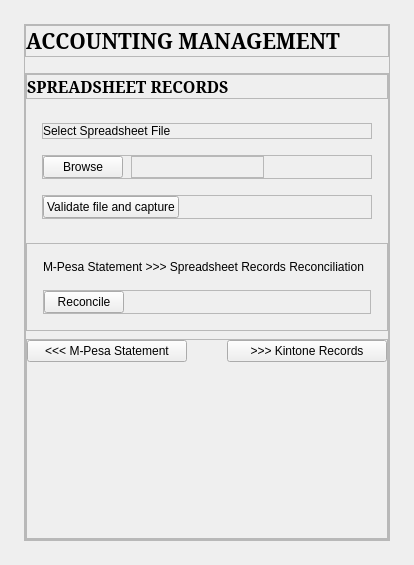
      <widget class="QWidget" name="spreadsheet_records_page">
       <layout class="QVBoxLayout" name="verticalLayout_13">
        <property name="spacing">
         <number>0</number>
        </property>
        <property name="leftMargin">
         <number>24</number>
        </property>
        <property name="topMargin">
         <number>24</number>
        </property>
        <property name="rightMargin">
         <number>24</number>
        </property>
        <property name="bottomMargin">
         <number>24</number>
        </property>
        <item>
         <widget class="QFrame" name="spreadsheet_page_body_frame">
          <property name="frameShape">
           <enum>QFrame::Shape::StyledPanel</enum>
          </property>
          <property name="frameShadow">
           <enum>QFrame::Shadow::Raised</enum>
          </property>
          <layout class="QVBoxLayout" name="verticalLayout_8">
           <property name="spacing">
            <number>16</number>
           </property>
           <property name="leftMargin">
            <number>0</number>
           </property>
           <property name="topMargin">
            <number>0</number>
           </property>
           <property name="rightMargin">
            <number>0</number>
           </property>
           <property name="bottomMargin">
            <number>0</number>
           </property>
           <item>
            <widget class="QFrame" name="frame_10">
             <property name="frameShape">
              <enum>QFrame::Shape::StyledPanel</enum>
             </property>
             <property name="frameShadow">
              <enum>QFrame::Shadow::Raised</enum>
             </property>
             <layout class="QVBoxLayout" name="verticalLayout_9">
              <property name="spacing">
               <number>0</number>
              </property>
              <property name="leftMargin">
               <number>0</number>
              </property>
              <property name="topMargin">
               <number>0</number>
              </property>
              <property name="rightMargin">
               <number>0</number>
              </property>
              <property name="bottomMargin">
               <number>0</number>
              </property>
              <item>
               <widget class="QLabel" name="app_title_2">
                <property name="sizePolicy">
                 <sizepolicy hsizetype="Preferred" vsizetype="Preferred">
                  <horstretch>0</horstretch>
                  <verstretch>0</verstretch>
                 </sizepolicy>
                </property>
                <property name="font">
                 <font>
                  <family>Garamond</family>
                  <pointsize>16</pointsize>
                  <bold>true</bold>
                 </font>
                </property>
                <property name="text">
                 <string>ACCOUNTING MANAGEMENT</string>
                </property>
               </widget>
              </item>
             </layout>
            </widget>
           </item>
           <item>
            <widget class="QFrame" name="frame_14">
             <property name="sizePolicy">
              <sizepolicy hsizetype="Preferred" vsizetype="Expanding">
               <horstretch>0</horstretch>
               <verstretch>0</verstretch>
              </sizepolicy>
             </property>
             <property name="frameShape">
              <enum>QFrame::Shape::StyledPanel</enum>
             </property>
             <property name="frameShadow">
              <enum>QFrame::Shadow::Raised</enum>
             </property>
             <layout class="QVBoxLayout" name="verticalLayout_10">
              <property name="spacing">
               <number>8</number>
              </property>
              <property name="leftMargin">
               <number>0</number>
              </property>
              <property name="topMargin">
               <number>0</number>
              </property>
              <property name="rightMargin">
               <number>0</number>
              </property>
              <property name="bottomMargin">
               <number>0</number>
              </property>
              <item>
               <widget class="QFrame" name="frame_11">
                <property name="sizePolicy">
                 <sizepolicy hsizetype="Preferred" vsizetype="Fixed">
                  <horstretch>0</horstretch>
                  <verstretch>0</verstretch>
                 </sizepolicy>
                </property>
                <property name="font">
                 <font>
                  <family>Garamond</family>
                  <pointsize>12</pointsize>
                  <bold>true</bold>
                 </font>
                </property>
                <property name="frameShape">
                 <enum>QFrame::Shape::StyledPanel</enum>
                </property>
                <property name="frameShadow">
                 <enum>QFrame::Shadow::Raised</enum>
                </property>
                <layout class="QVBoxLayout" name="verticalLayout_11">
                 <property name="spacing">
                  <number>0</number>
                 </property>
                 <property name="leftMargin">
                  <number>0</number>
                 </property>
                 <property name="topMargin">
                  <number>0</number>
                 </property>
                 <property name="rightMargin">
                  <number>0</number>
                 </property>
                 <property name="bottomMargin">
                  <number>0</number>
                 </property>
                 <item>
                  <widget class="QLabel" name="page_title_2">
                   <property name="font">
                    <font>
                     <family>Garamond</family>
                     <pointsize>12</pointsize>
                     <bold>true</bold>
                    </font>
                   </property>
                   <property name="text">
                    <string>SPREADSHEET RECORDS</string>
                   </property>
                  </widget>
                 </item>
                </layout>
               </widget>
              </item>
              <item>
               <widget class="QFrame" name="spreadsheet_file_frame">
                <property name="sizePolicy">
                 <sizepolicy hsizetype="Preferred" vsizetype="Fixed">
                  <horstretch>0</horstretch>
                  <verstretch>0</verstretch>
                 </sizepolicy>
                </property>
                <property name="frameShape">
                 <enum>QFrame::Shape::NoFrame</enum>
                </property>
                <property name="frameShadow">
                 <enum>QFrame::Shadow::Raised</enum>
                </property>
                <layout class="QVBoxLayout" name="verticalLayout_12">
                 <property name="spacing">
                  <number>16</number>
                 </property>
                 <property name="leftMargin">
                  <number>16</number>
                 </property>
                 <property name="topMargin">
                  <number>16</number>
                 </property>
                 <property name="rightMargin">
                  <number>16</number>
                 </property>
                 <property name="bottomMargin">
                  <number>16</number>
                 </property>
                 <item>
                  <widget class="QFrame" name="frame_12">
                   <property name="sizePolicy">
                    <sizepolicy hsizetype="Preferred" vsizetype="Fixed">
                     <horstretch>0</horstretch>
                     <verstretch>0</verstretch>
                    </sizepolicy>
                   </property>
                   <property name="frameShape">
                    <enum>QFrame::Shape::StyledPanel</enum>
                   </property>
                   <property name="frameShadow">
                    <enum>QFrame::Shadow::Raised</enum>
                   </property>
                   <layout class="QHBoxLayout" name="horizontalLayout_7">
                    <property name="spacing">
                     <number>0</number>
                    </property>
                    <property name="leftMargin">
                     <number>0</number>
                    </property>
                    <property name="topMargin">
                     <number>0</number>
                    </property>
                    <property name="rightMargin">
                     <number>0</number>
                    </property>
                    <property name="bottomMargin">
                     <number>0</number>
                    </property>
                    <item>
                     <widget class="QLabel" name="label_9">
                      <property name="sizePolicy">
                       <sizepolicy hsizetype="Preferred" vsizetype="Preferred">
                        <horstretch>0</horstretch>
                        <verstretch>0</verstretch>
                       </sizepolicy>
                      </property>
                      <property name="text">
                       <string>Select Spreadsheet File</string>
                      </property>
                     </widget>
                    </item>
                   </layout>
                  </widget>
                 </item>
                 <item>
                  <widget class="QFrame" name="frame_13">
                   <property name="sizePolicy">
                    <sizepolicy hsizetype="Preferred" vsizetype="Fixed">
                     <horstretch>0</horstretch>
                     <verstretch>0</verstretch>
                    </sizepolicy>
                   </property>
                   <property name="frameShape">
                    <enum>QFrame::Shape::StyledPanel</enum>
                   </property>
                   <property name="frameShadow">
                    <enum>QFrame::Shadow::Raised</enum>
                   </property>
                   <layout class="QHBoxLayout" name="horizontalLayout_8" stretch="1,5,4">
                    <property name="spacing">
                     <number>8</number>
                    </property>
                    <property name="leftMargin">
                     <number>0</number>
                    </property>
                    <property name="topMargin">
                     <number>0</number>
                    </property>
                    <property name="rightMargin">
                     <number>0</number>
                    </property>
                    <property name="bottomMargin">
                     <number>0</number>
                    </property>
                    <item>
                     <widget class="QPushButton" name="browse_spreadsheet_file_button">
                      <property name="text">
                       <string>Browse</string>
                      </property>
                     </widget>
                    </item>
                    <item>
                     <widget class="QFrame" name="spreadsheet_file_name">
                      <property name="frameShape">
                       <enum>QFrame::Shape::StyledPanel</enum>
                      </property>
                      <property name="frameShadow">
                       <enum>QFrame::Shadow::Raised</enum>
                      </property>
                     </widget>
                    </item>
                    <item>
                     <spacer name="horizontalSpacer_7">
                      <property name="orientation">
                       <enum>Qt::Orientation::Horizontal</enum>
                      </property>
                      <property name="sizeHint" stdset="0">
                       <size>
                        <width>40</width>
                        <height>20</height>
                       </size>
                      </property>
                     </spacer>
                    </item>
                   </layout>
                  </widget>
                 </item>
                 <item>
                  <widget class="QFrame" name="frame_15">
                   <property name="sizePolicy">
                    <sizepolicy hsizetype="Preferred" vsizetype="Fixed">
                     <horstretch>0</horstretch>
                     <verstretch>0</verstretch>
                    </sizepolicy>
                   </property>
                   <property name="frameShape">
                    <enum>QFrame::Shape::StyledPanel</enum>
                   </property>
                   <property name="frameShadow">
                    <enum>QFrame::Shadow::Raised</enum>
                   </property>
                   <layout class="QHBoxLayout" name="horizontalLayout_10" stretch="1,9">
                    <property name="spacing">
                     <number>8</number>
                    </property>
                    <property name="leftMargin">
                     <number>0</number>
                    </property>
                    <property name="topMargin">
                     <number>0</number>
                    </property>
                    <property name="rightMargin">
                     <number>0</number>
                    </property>
                    <property name="bottomMargin">
                     <number>0</number>
                    </property>
                    <item>
                     <widget class="QPushButton" name="validate_file_button">
                      <property name="text">
                       <string>Validate file and capture</string>
                      </property>
                     </widget>
                    </item>
                    <item>
                     <spacer name="horizontalSpacer_9">
                      <property name="orientation">
                       <enum>Qt::Orientation::Horizontal</enum>
                      </property>
                      <property name="sizeHint" stdset="0">
                       <size>
                        <width>40</width>
                        <height>20</height>
                       </size>
                      </property>
                     </spacer>
                    </item>
                   </layout>
                  </widget>
                 </item>
                </layout>
               </widget>
              </item>
              <item>
               <widget class="QFrame" name="statement_spreadsheet_reconciliation_frame">
                <property name="sizePolicy">
                 <sizepolicy hsizetype="Preferred" vsizetype="Fixed">
                  <horstretch>0</horstretch>
                  <verstretch>0</verstretch>
                 </sizepolicy>
                </property>
                <property name="frameShape">
                 <enum>QFrame::Shape::StyledPanel</enum>
                </property>
                <property name="frameShadow">
                 <enum>QFrame::Shadow::Raised</enum>
                </property>
                <layout class="QVBoxLayout" name="verticalLayout_14">
                 <property name="spacing">
                  <number>16</number>
                 </property>
                 <property name="leftMargin">
                  <number>16</number>
                 </property>
                 <property name="topMargin">
                  <number>16</number>
                 </property>
                 <property name="rightMargin">
                  <number>16</number>
                 </property>
                 <property name="bottomMargin">
                  <number>16</number>
                 </property>
                 <item>
                  <widget class="QLabel" name="label">
                   <property name="text">
                    <string>M-Pesa Statement &gt;&gt;&gt; Spreadsheet Records Reconciliation</string>
                   </property>
                  </widget>
                 </item>
                 <item>
                  <widget class="QFrame" name="frame_17">
                   <property name="frameShape">
                    <enum>QFrame::Shape::StyledPanel</enum>
                   </property>
                   <property name="frameShadow">
                    <enum>QFrame::Shadow::Raised</enum>
                   </property>
                   <layout class="QHBoxLayout" name="horizontalLayout_6" stretch="1,9">
                    <property name="spacing">
                     <number>8</number>
                    </property>
                    <property name="leftMargin">
                     <number>0</number>
                    </property>
                    <property name="topMargin">
                     <number>0</number>
                    </property>
                    <property name="rightMargin">
                     <number>0</number>
                    </property>
                    <property name="bottomMargin">
                     <number>0</number>
                    </property>
                    <item>
                     <widget class="QPushButton" name="reconcile_statement_spreadsheet_button">
                      <property name="text">
                       <string>Reconcile</string>
                      </property>
                     </widget>
                    </item>
                    <item>
                     <spacer name="horizontalSpacer_6">
                      <property name="orientation">
                       <enum>Qt::Orientation::Horizontal</enum>
                      </property>
                      <property name="sizeHint" stdset="0">
                       <size>
                        <width>40</width>
                        <height>20</height>
                       </size>
                      </property>
                     </spacer>
                    </item>
                   </layout>
                  </widget>
                 </item>
                </layout>
               </widget>
              </item>
              <item>
               <widget class="QFrame" name="frame_16">
                <property name="frameShape">
                 <enum>QFrame::Shape::StyledPanel</enum>
                </property>
                <property name="frameShadow">
                 <enum>QFrame::Shadow::Raised</enum>
                </property>
                <layout class="QGridLayout" name="gridLayout_2">
                 <property name="leftMargin">
                  <number>0</number>
                 </property>
                 <property name="topMargin">
                  <number>0</number>
                 </property>
                 <property name="rightMargin">
                  <number>0</number>
                 </property>
                 <property name="bottomMargin">
                  <number>0</number>
                 </property>
                 <property name="spacing">
                  <number>0</number>
                 </property>
                 <item row="0" column="1">
                  <spacer name="horizontalSpacer_10">
                   <property name="orientation">
                    <enum>Qt::Orientation::Horizontal</enum>
                   </property>
                   <property name="sizeHint" stdset="0">
                    <size>
                     <width>40</width>
                     <height>20</height>
                    </size>
                   </property>
                  </spacer>
                 </item>
                 <item row="0" column="2">
                  <widget class="QPushButton" name="to_kintone_page">
                   <property name="minimumSize">
                    <size>
                     <width>160</width>
                     <height>0</height>
                    </size>
                   </property>
                   <property name="text">
                    <string>&gt;&gt;&gt; Kintone Records</string>
                   </property>
                  </widget>
                 </item>
                 <item row="1" column="1">
                  <spacer name="verticalSpacer_3">
                   <property name="orientation">
                    <enum>Qt::Orientation::Vertical</enum>
                   </property>
                   <property name="sizeHint" stdset="0">
                    <size>
                     <width>20</width>
                     <height>176</height>
                    </size>
                   </property>
                  </spacer>
                 </item>
                 <item row="1" column="2">
                  <spacer name="verticalSpacer_4">
                   <property name="orientation">
                    <enum>Qt::Orientation::Vertical</enum>
                   </property>
                   <property name="sizeHint" stdset="0">
                    <size>
                     <width>20</width>
                     <height>176</height>
                    </size>
                   </property>
                  </spacer>
                 </item>
                 <item row="0" column="0">
                  <widget class="QPushButton" name="back_to_statement_page">
                   <property name="minimumSize">
                    <size>
                     <width>160</width>
                     <height>0</height>
                    </size>
                   </property>
                   <property name="text">
                    <string>&lt;&lt;&lt; M-Pesa Statement</string>
                   </property>
                  </widget>
                 </item>
                </layout>
               </widget>
              </item>
             </layout>
            </widget>
           </item>
          </layout>
         </widget>
        </item>
       </layout>
      </widget>
